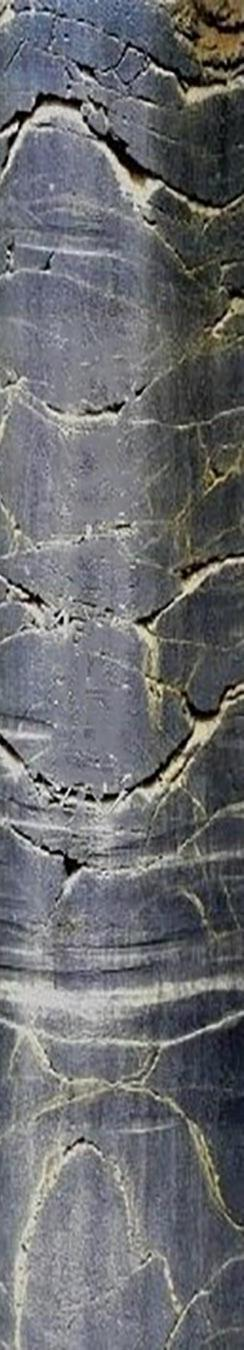
#> input picture data/1.jpg, 244 x 1350 px
$ python -i enhancement.py   (imports and definitions only)
#> lines starting #> are read from the running program, lines starting #| are printed output that depends on the picture
### utils.py
"""
工具函数模块

包含通用的辅助函数：
- 文件IO操作
- 图像读取和归一化
- 目录管理
- 像素-毫米换算
"""

import os
import numpy as np
import cv2


# [21 lines left out: functions ensure_dir, imread_gray, not called in this run]


def normalize01(x):
    """
    将数组归一化到[0,1]范围

    Args:
        x: 输入数组

    Returns:
        numpy.ndarray: 归一化后的数组
    """
    x = x.astype(np.float32)
    mn, mx = np.min(x), np.max(x)
    if mx - mn < 1e-6:
        return np.zeros_like(x, dtype=np.float32)
    return (x - mn) / (mx - mn)


def circular_pad_h(img, pad_left, pad_right):
    """水平方向环形填充，以贴合圆柱展开的周向周期边界"""
    return np.hstack([img[:, -pad_left:], img, img[:, :pad_right]])


# [23 lines left out: functions circular_unpad_h, estimate_px_per_mm, not called in this run]

### enhancement.py
"""
裂隙增强模块

包含裂隙特征增强算法：
- Sato滤波器
- Canny边缘检测
- Gabor滤波器（备选）
"""

import numpy as np
import cv2
from utils import normalize01

# 尝试导入scikit-image
try:
    from skimage.filters import sato, gabor
    from skimage.feature import canny
    SKIMAGE_OK = True
except ImportError:
    SKIMAGE_OK = False


def enhance_ridges(gray_norm):
    """
    使用Sato（黑色细线增强，适合裂隙）与Canny边缘融合

    Args:
        gray_norm: 归一化的灰度图像 [0,1]

    Returns:
        numpy.ndarray: 裂隙概率图 [0,1]
    """
    if SKIMAGE_OK:
        # Sato：黑色细线增强。sigmas可按分辨率适当调整
        sato_resp = sato(gray_norm, sigmas=(1, 2, 3, 4), black_ridges=True)
        sato_resp = normalize01(sato_resp)

        # Canny边缘（对比度变化处），加入一定权重
        edges = canny(gray_norm, sigma=1.2, low_threshold=0.1, high_threshold=0.3)
        edges_f = edges.astype(np.float32)

        # 组合概率（可调权重）
        prob = normalize01(0.75 * sato_resp + 0.25 * edges_f)
        return prob
    else:
        # Gabor滤波组备选：多方向响应最大值
        return _gabor_enhancement_fallback(gray_norm)


def _gabor_enhancement_fallback(gray_norm):
    """
    Gabor滤波备选方案（当scikit-image不可用时）

    Args:
        gray_norm: 归一化的灰度图像 [0,1]

    Returns:
        numpy.ndarray: 裂隙概率图 [0,1]
    """
    if SKIMAGE_OK:
        thetas = np.linspace(0, np.pi, 8, endpoint=False)
        gab_max = np.zeros_like(gray_norm, dtype=np.float32)
        for th in thetas:
            filt_real, filt_imag = gabor(gray_norm, frequency=0.15, theta=th)
            gab_max = np.maximum(gab_max, normalize01(np.abs(filt_real)))

        # 简易Canny融合
        edges = cv2.Canny((gray_norm * 255).astype(np.uint8), 60, 150)
        edges = edges.astype(np.float32) / 255.0
        prob = normalize01(0.8 * gab_max + 0.2 * edges)
        return prob
    else:
        # 如果连Gabor都不可用，使用基本的边缘检测
        edges = cv2.Canny((gray_norm * 255).astype(np.uint8), 60, 150)
        return edges.astype(np.float32) / 255.0


def enhance_cracks(gray_img):
    """
    完整的裂缝增强流程

    Args:
        gray_img: 预处理后的灰度图像

    Returns:
        numpy.ndarray: 裂隙概率图 [0,1]
    """
    # 归一化
    gray_norm = normalize01(gray_img)

    # 裂隙增强
    prob_map = enhance_ridges(gray_norm)

    return prob_map

>>> import cv2
>>> picture = cv2.imread('data/1.jpg', cv2.IMREAD_GRAYSCALE)
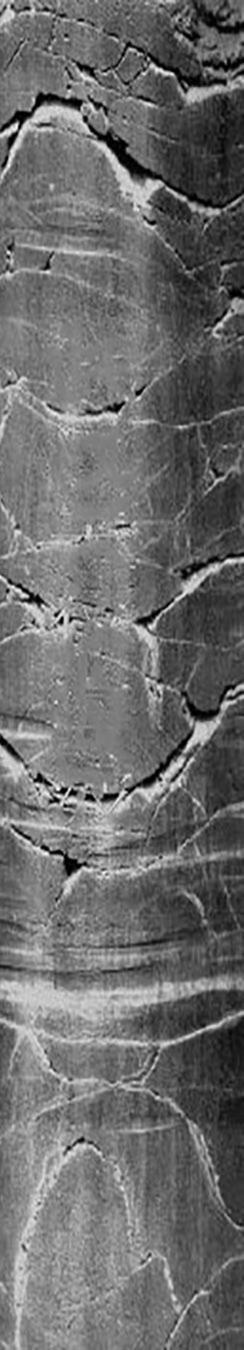
#> picture: shape (1350, 244); min 0, max 255, mean 107.8
>>> result = enhance_cracks(picture)
#> in normalize01, `mn, mx = np.min(x), np.max(x)`: mn = 0; mx = 255
#> in enhance_ridges, `sato_resp = sato(gray_norm, sigmas=(1, 2, 3, 4), black_ridges=True)`:
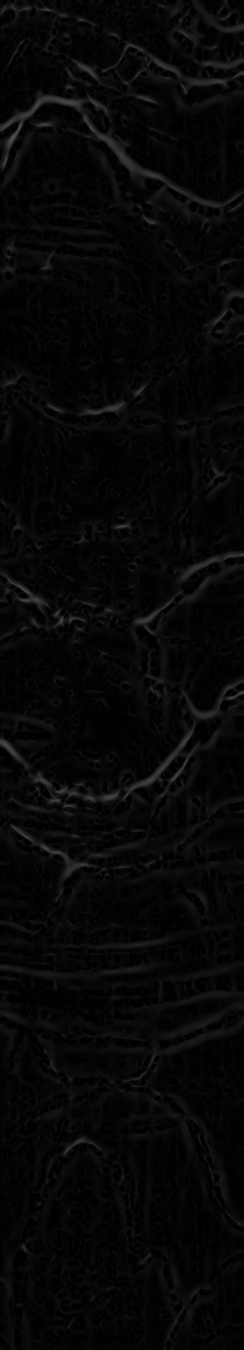
#> sato_resp: shape (1350, 244) float32; min 0, max 0.322, mean 0.0286
#> in normalize01 (call 2), `mn, mx = np.min(x), np.max(x)`: mx = 0.322
#> in normalize01 (call 2), `return (x - mn) / (mx - mn)`:
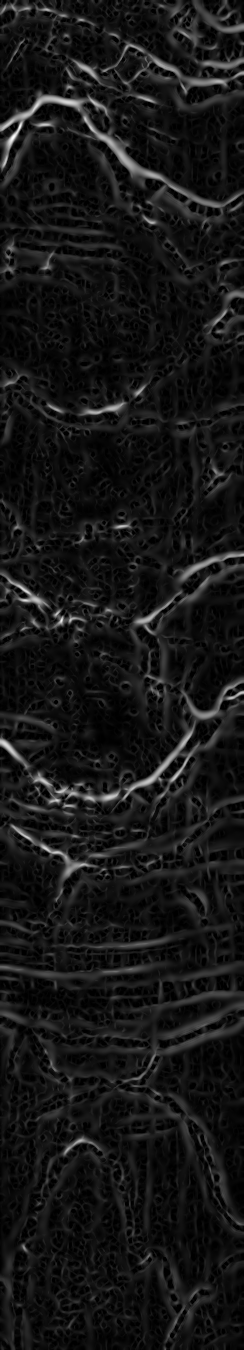
#> returned value: shape (1350, 244) float32; min 0, max 1, mean 0.0888
#> in enhance_ridges, `edges = canny(gray_norm, sigma=1.2, low_threshold=0.1, high_threshold=..`:
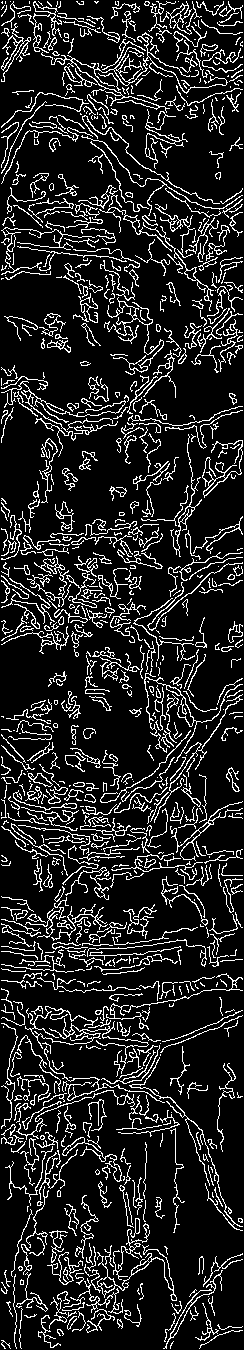
#> edges: shape (1350, 244) bool; 13.9% white in thin lines or dots
#> in enhance_ridges, `edges_f = edges.astype(np.float32)`: edges_f: shape (1350, 244) float32; values 0 (black) and 1 (white), 13.9% white in thin lines or dots
#> in normalize01 (call 3), `x = x.astype(np.float32)`:
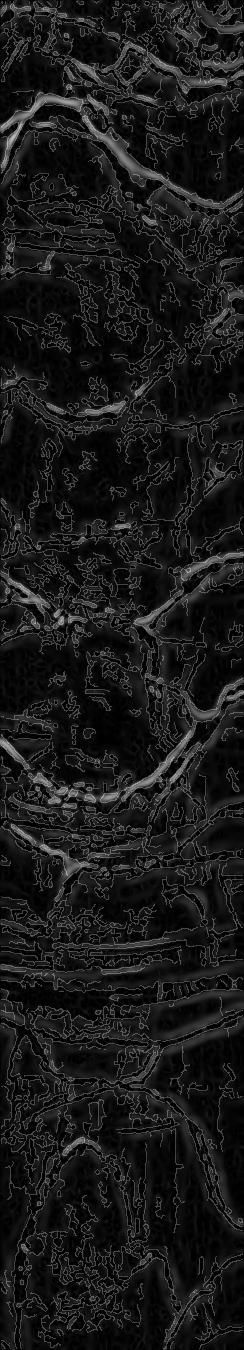
#> x: shape (1350, 244) float32; min 0, max 0.83, mean 0.101
#> in normalize01 (call 3), `mn, mx = np.min(x), np.max(x)`: mx = 0.83

$ run again, on data/2.jpg
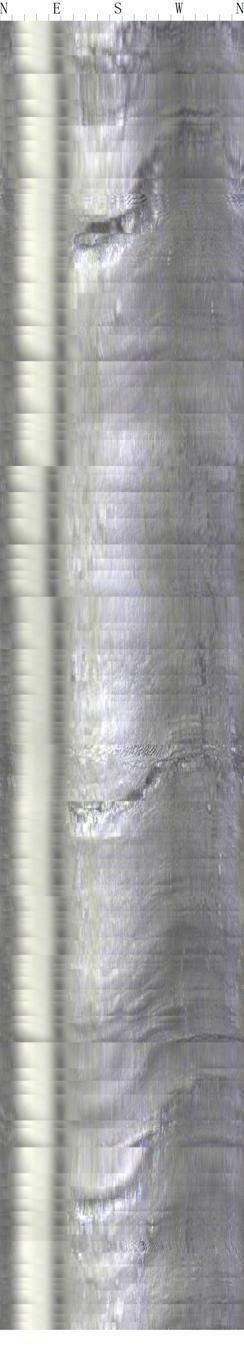
#> input picture data/2.jpg, 244 x 1350 px
#> mn = 18; mx = 255
#> in enhance_ridges, `edges = canny(gray_norm, sigma=1.2, low_threshold=0.1, high_threshold=..`:
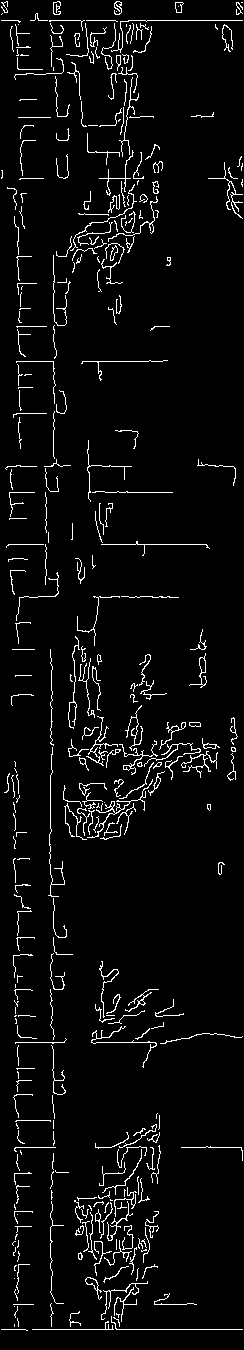
#> edges: shape (1350, 244) bool; 4.5% white in thin lines or dots
#> edges_f: shape (1350, 244) float32; values 0 (black) and 1 (white), 4.5% white in thin lines or dots
#> in normalize01 (call 3), `x = x.astype(np.float32)`:
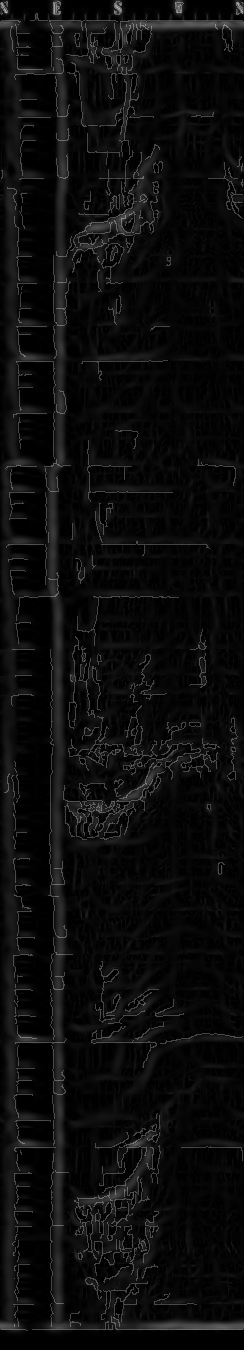
#> x: shape (1350, 244) float32; min 0, max 0.779, mean 0.0498
#> mx = 0.779

$ run again, on data/3.jpg
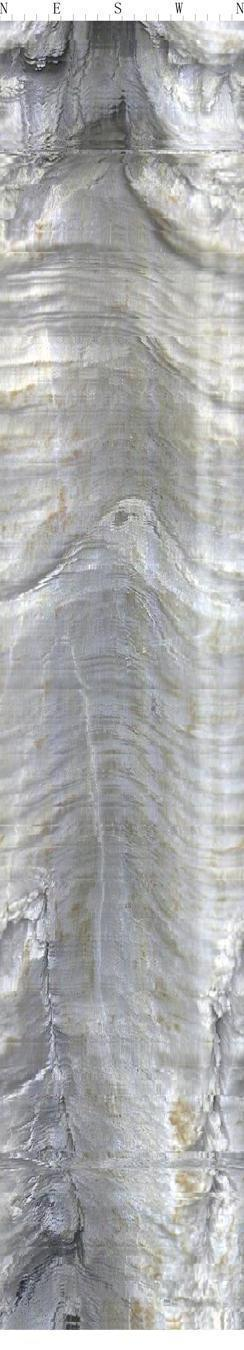
#> input picture data/3.jpg, 244 x 1350 px
#> mn = 16; mx = 255
#> in enhance_ridges, `edges = canny(gray_norm, sigma=1.2, low_threshold=0.1, high_threshold=..`:
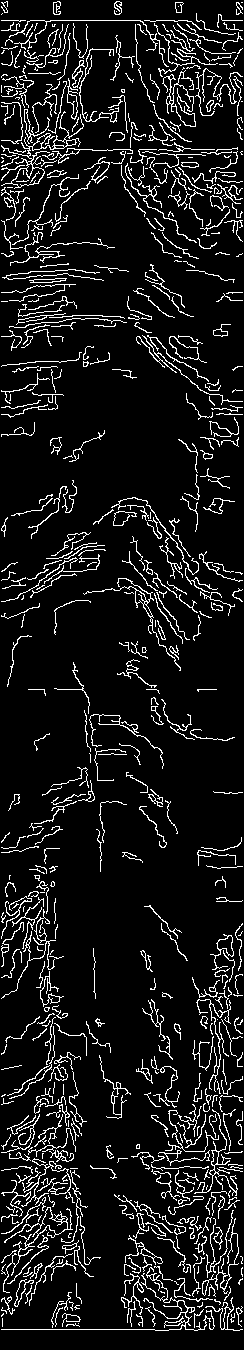
#> edges: shape (1350, 244) bool; 9.4% white in thin lines or dots
#> edges_f: shape (1350, 244) float32; values 0 (black) and 1 (white), 9.4% white in thin lines or dots
#> in normalize01 (call 3), `x = x.astype(np.float32)`:
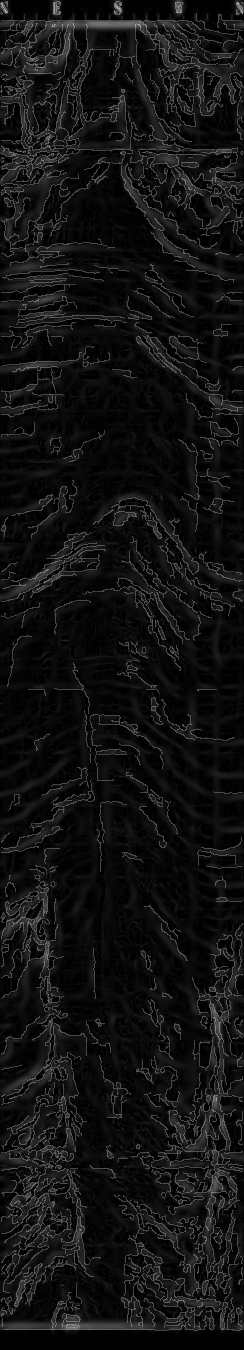
#> x: shape (1350, 244) float32; min 0, max 0.779, mean 0.073
#> mx = 0.779

$ run again, on data/4.jpg
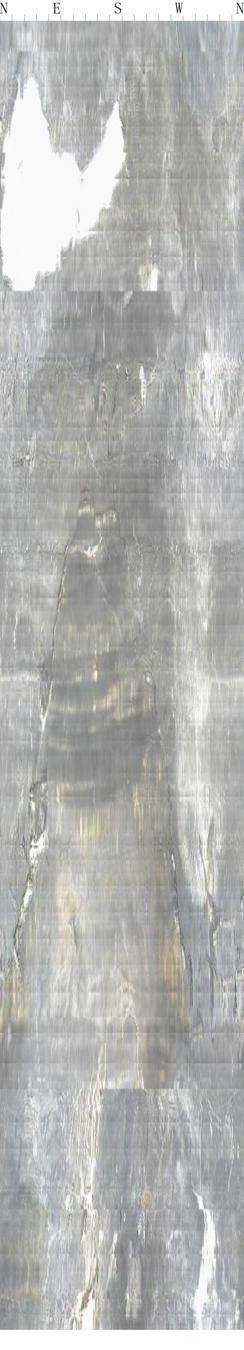
#> input picture data/4.jpg, 244 x 1350 px
#> mn = 18; mx = 255
#> in enhance_ridges, `edges = canny(gray_norm, sigma=1.2, low_threshold=0.1, high_threshold=..`:
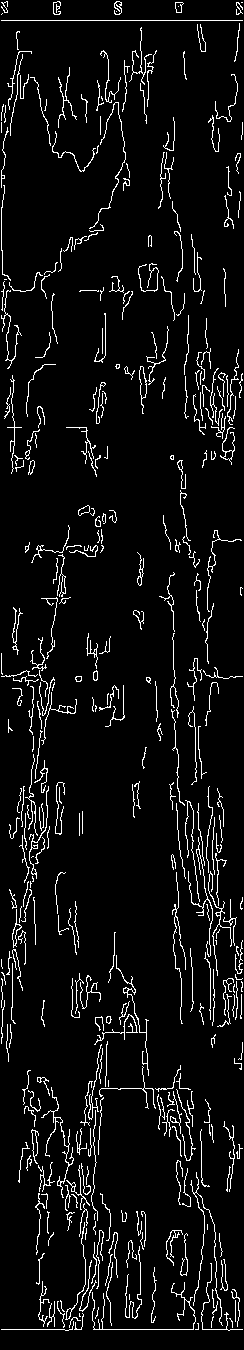
#> edges: shape (1350, 244) bool; 6.1% white in thin lines or dots
#> edges_f: shape (1350, 244) float32; values 0 (black) and 1 (white), 6.1% white in thin lines or dots
#> in normalize01 (call 3), `x = x.astype(np.float32)`:
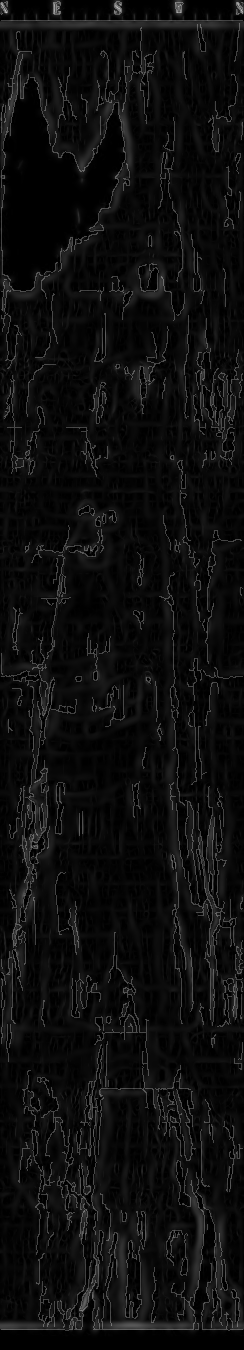
#> x: shape (1350, 244) float32; min 0, max 0.779, mean 0.0551
#> mx = 0.779
